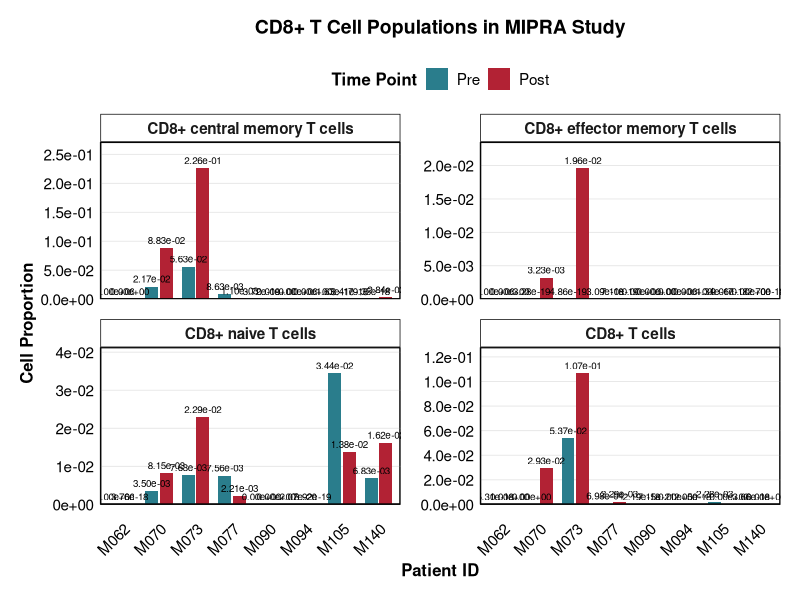

Write the R code that produced this figure.
# Load required libraries
library(ggplot2)
library(dplyr)
library(tidyr)
library(patchwork)  # For combining plots
library(readr)  # For read_csv

# Function to clean column names
clean_colnames <- function(names) {
  # Replace any variation of naive with a standard form
  names <- gsub("na.*ve_B_cells", "naive_B_cells", names, perl = TRUE)
  names <- gsub("naïve_B_cells", "naive_B_cells", names)
  names <- gsub("nave_B_cells", "naive_B_cells", names)
  return(names)
}

# Read and process MIPRA data
mipra_xcell <- read.delim("deconvolution/xCell/MIPRA_xCell_results.txt", 
                         sep = "\t",
                         check.names = FALSE) %>%
  as.data.frame()
rownames(mipra_xcell) <- mipra_xcell$PatientID
mipra_xcell <- mipra_xcell[,-1]  # Remove PatientID column
colnames(mipra_xcell) <- clean_colnames(colnames(mipra_xcell))

# Print column names to check available cell types
print("Available cell types in MIPRA dataset:")
print(colnames(mipra_xcell))

## Defining Cell Population Lists ##

# CD4 T cells
cd4_populations <- c(
  "CD4_naive_T_cells",
  "CD4_memory_T_cells",
  "CD4_T_cells",
  "CD4+ Tcm",
  "CD4+ Tem",
  "Th1_cells",
  "Th2_cells",
  "Tregs"
)

# CD8 T cells
cd8_populations <- c(
  "CD8_T_cells",
  "CD8_Tcm",
  "CD8_Tem",
  "CD8_naive_T_cells"
)

# NK cells
nk_populations <- c(
  "NK_cells",
  "NKT"
)

# B cells
b_populations <- c(
  "B_cells",
  "naive_B_cells",
  "pro_B_cells",
  "Memory_B_cells",
  "Class_switched_memory_B_cells",
  "Plasma_cells"
)

# Myeloid cells
myeloid_populations <- c(
  "Monocytes",
  "Macrophages",
  "Macrophages_M1",
  "Macrophages_M2",
  "DC",
  "cDC",
  "pDC",
  "iDC",
  "aDC"
)

# Granulocytes
granulocyte_populations <- c(
  "Neutrophils",
  "Basophils",
  "Eosinophils",
  "Mast_cells"
)

# Endothelial cells
endothelial_populations <- c(
  "Endothelial_cells",
  "ly_Endothelial_cells",
  "mv_Endothelial_cells"
)

# Epithelial cells
epithelial_populations <- c(
  "Epithelial_cells"
)

# Stromal cells
stromal_populations <- c(
  "Fibroblasts",
  "MSC",
  "Pericytes"
)

#Compiled Scores ## 
compiled_scores <- c(
  "ImmuneScore",
  "StromaScore",
  "MicroenvironmentScore"
)

## MIPRA Patient Information ##

# Create a list of patient IDs with their pre and post treatment samples
# and their response status
mipra_patient_samples <- list(
    M062 = list(samples = c(pre = "M062B", post = "M062S"), response = "Response"),
    M070 = list(samples = c(pre = "M070B", post = "M070S"), response = "Response"),
    M073 = list(samples = c(pre = "M073B", post = "M073S"), response = "Non-response"),
    M077 = list(samples = c(pre = "M077B", post = "M077S"), response = "Response"),
    M090 = list(samples = c(pre = "M090B", post = "M090S"), response = "Non-response"),
    M094 = list(samples = c(pre = "M094B", post = "M094S"), response = "Non-response"),
    M105 = list(samples = c(pre = "M105B", post = "M105S"), response = "Non-response"),
    M140 = list(samples = c(pre = "M140B", post = "M140S"), response = "Response")
)

#### MIPRA CD8 Spaghetti Plot ### 

# Define colors for pre and post (keeping Pre first in legend)
mipra_colors <- c(
  "Pre" = "#2A7D8C",   # Deep Teal
  "Post" = "#B22234"   # Crimson Red
)

# Initialize empty data frame for CD8 data
mipra_cd8_data <- data.frame()

# Debug: Print raw CD8_Tcm values before processing
print("Raw CD8_Tcm values:")
print(mipra_xcell[, "CD8_Tcm", drop=FALSE])

# Process CD8 data for all patients
for(patient in names(mipra_patient_samples)) {
  pre_sample <- mipra_patient_samples[[patient]]$samples["pre"]
  post_sample <- mipra_patient_samples[[patient]]$samples["post"]
  
  # Get CD8 data for pre samples
  pre_data <- mipra_xcell[pre_sample, cd8_populations, drop = FALSE] %>%
    as.data.frame() %>%
    pivot_longer(cols = everything(), 
                names_to = "Cell_Type", 
                values_to = "Proportion") %>%
    mutate(
      TimePoint = factor("Pre", levels = c("Pre", "Post")),
      Patient = patient,
      # Clean up the cell type names for display
      Cell_Type = case_when(
        Cell_Type == "CD8_T_cells" ~ "CD8+ T cells",
        Cell_Type == "CD8_naive_T_cells" ~ "CD8+ naive T cells",
        Cell_Type == "CD8_Tcm" ~ "CD8+ central memory T cells",
        Cell_Type == "CD8_Tem" ~ "CD8+ effector memory T cells",
        TRUE ~ Cell_Type
      )
    )
  
  # Get CD8 data for post samples
  post_data <- mipra_xcell[post_sample, cd8_populations, drop = FALSE] %>%
    as.data.frame() %>%
    pivot_longer(cols = everything(), 
                names_to = "Cell_Type", 
                values_to = "Proportion") %>%
    mutate(
      TimePoint = factor("Post", levels = c("Pre", "Post")),
      Patient = patient,
      # Clean up the cell type names for display
      Cell_Type = case_when(
        Cell_Type == "CD8_T_cells" ~ "CD8+ T cells",
        Cell_Type == "CD8_naive_T_cells" ~ "CD8+ naive T cells",
        Cell_Type == "CD8_Tcm" ~ "CD8+ central memory T cells",
        Cell_Type == "CD8_Tem" ~ "CD8+ effector memory T cells",
        TRUE ~ Cell_Type
      )
    )
  
  mipra_cd8_data <- rbind(mipra_cd8_data, pre_data, post_data)
}

# Print total number of data points
print("\nTotal number of data points:")
print(nrow(mipra_cd8_data))

# Print number of points per cell type
print("\nNumber of points per cell type:")
print(table(mipra_cd8_data$Cell_Type))

# Debug: Print all CD8+ central memory T cells data
print("\nAll CD8+ central memory T cells data after processing:")
print(mipra_cd8_data %>% 
  filter(Cell_Type == "CD8+ central memory T cells") %>%
  arrange(TimePoint, Patient) %>%
  arrange(desc(Proportion)) %>%
  select(Patient, TimePoint, Proportion))

# Create enhanced publication-ready theme
publication_theme <- theme_minimal() + theme(
  # Title styling
  plot.title = element_text(size = 14, face = "bold", hjust = 0.5, margin = margin(b = 15)),
  # Axis styling
  axis.title = element_text(size = 12, face = "bold"),
  axis.text = element_text(size = 11, color = "black"),
  axis.text.x = element_text(angle = 45, hjust = 1, margin = margin(t = 10)),
  # Grid styling
  panel.grid.major.x = element_blank(),
  panel.grid.minor = element_blank(),
  # Border styling
  panel.border = element_rect(colour = "black", fill = NA, linewidth = 0.7),
  # Legend styling
  legend.title = element_text(size = 12, face = "bold"),
  legend.text = element_text(size = 11),
  # Margins and background
  plot.margin = unit(c(0.5, 0.5, 0.5, 0.5), "cm"),
  panel.background = element_rect(fill = "white"),
  strip.background = element_rect(fill = "white"),
  strip.text = element_text(size = 12, face = "bold")
)

# Function to create bar plot
create_bar_plot <- function(data, x_var, y_var, 
                          title = NULL, y_lab = NULL,
                          color_palette = NULL) {
  
  # Base plot
  p <- ggplot(data, aes_string(x = "Patient", y = y_var, fill = "TimePoint")) +
    # Add bars side by side
    geom_bar(stat = "identity", position = position_dodge(width = 0.8), width = 0.7) +
    # Add value labels on top of bars
    geom_text(aes(label = sprintf("%.2e", Proportion)), 
              position = position_dodge(width = 0.8),
              vjust = -0.5, size = 2.5) +
    # Facet by cell type
    facet_wrap(~Cell_Type, scales = "free_y", ncol = 2) +
    # Set y-axis scale to show all values
    scale_y_continuous(
      labels = scales::scientific,  # Use scientific notation
      breaks = scales::pretty_breaks(n = 5),
      expand = expansion(mult = c(0, 0.2))  # No padding below, 20% padding above for labels
    )
  
  # Add custom color palette if provided
  if (!is.null(color_palette)) {
    p <- p + scale_fill_manual(values = color_palette)
  }
  
  # Add labels
  p <- p + labs(title = title,
                x = "Patient ID",
                y = y_lab,
                fill = "Time Point")  # Legend title
  
  # Apply publication theme with additional styling
  p <- p + publication_theme + 
    theme(
      panel.grid.major.y = element_line(color = "gray90", linewidth = 0.3),
      panel.grid.major.x = element_blank(),
      axis.line = element_line(color = "black", linewidth = 0.3),
      legend.position = "top",
      # Adjust facet appearance
      strip.text = element_text(size = 11, face = "bold"),
      panel.spacing = unit(1, "lines"),
      # Rotate x-axis labels for better readability
      axis.text.x = element_text(angle = 45, hjust = 1)
    )
  
  return(p)
}

# Create the bar plot using the custom function
mipra_cd8_plot <- create_bar_plot(
  data = mipra_cd8_data,
  x_var = "Patient",
  y_var = "Proportion",
  title = "CD8+ T Cell Populations in MIPRA Study",
  y_lab = "Cell Proportion",
  color_palette = mipra_colors
)

# Save the plot
ggsave(
  filename = "deconvolution/xCell/plots/MIPRA_CD8_bars.pdf",
  plot = mipra_cd8_plot,
  width = 12,  # Slightly wider to accommodate all bars
  height = 10,  # Taller to accommodate value labels
  units = "in",
  dpi = 300
)